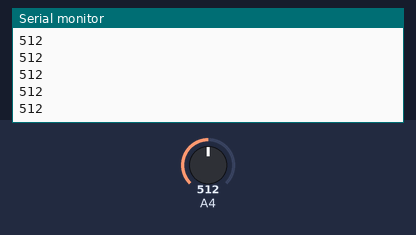
A sketch run on a simulated Arduino Uno, built with avr-gcc and run on an emulated ATmega328P. Parts: the last lines printed to the serial monitor. Inputs (shaded band) come from the test bench; at power-on: A4 = 512.

Above: at 1.2 s.
1.3 s: A4 set to 716
At 1.31 s:
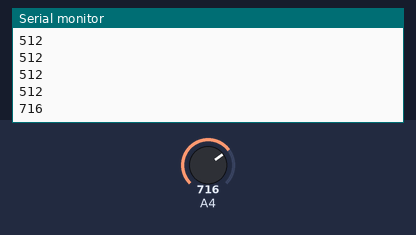
2.8 s: A4 set to 900
At 2.81 s:
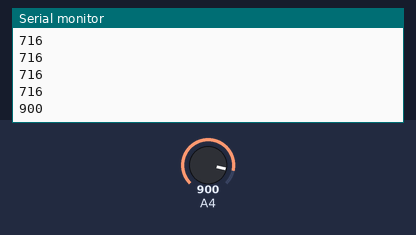
Timing chart, 0 to 5.8 s (numbered marks = the images above; inputs shaded):
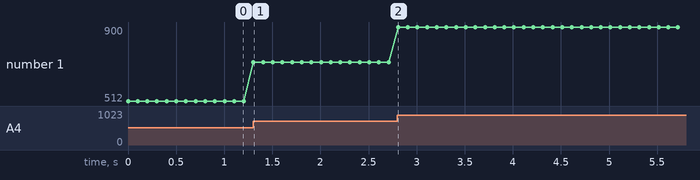

The sketch:

c1_lab_potentiometer1.ino
```cpp
int analogVal;

void setup() {
  // put your setup code here, to run once:
Serial.begin(9600);
}

void loop() {
  // put your main code here, to run repeatedly:
analogVal=analogRead (A4);
Serial.println(analogVal);
delay(100);
}
```

Measured:
- after the input at 1.3 s, the serial monitor: prints a new line at once (image 1)
- after the input at 2.8 s, the serial monitor: prints a new line at once (image 2)
- plotted number 1: 512 → 716 after the input at 1.3 s, 716 → 900 after the input at 2.8 s
